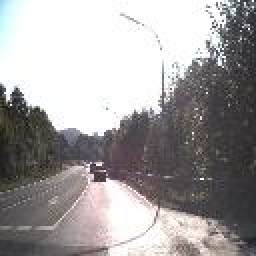
#> input picture ImageManipulation/PASCAL_VOC/images/00019.jpg, 128 x 128 px (shown 2 times larger); its folder holds only this picture in this run
$ python createKannFiles_grey.py
#> lines starting #> are read from the running program, lines starting #| are printed output that depends on the picture
import os
import cv2
import numpy as np

HEADLINE = "#no:truth\t"
HEIGHT = 28
WIDTH = 28
X_TRAIN_FILE = "./gtsrb-train-grey-x.kan"
Y_TRAIN_FILE = "./gtsrb-train-grey-y.kan"
MAX_CLASSES = 3  # Max classes to read from files
MAX_IMAGES = 300

classes = ["40", "21", "04"]

folderName = "/home/awfulwaffle/Downloads/GTSRB/Final_Training/Images/"
f_train_x = open(X_TRAIN_FILE, "w")
f_train_y = open(Y_TRAIN_FILE, "w")

# WRITING THE FIRST LINE WITH THE HEADLINE

f_train_x.write(HEADLINE)
# print(HEADLINE)
for i in range(HEIGHT):
    for j in range(WIDTH):
        f_train_x.write(str(i) + ":" + str(j) + "\t")
f_train_x.write("\n")

f_train_y.write(HEADLINE)
for c in classes:
    f_train_y.write(c + "\t")
f_train_y.write("\n")

# GOING THROUGH ALL FILES IN THE DIRECTORY AND WRITING THEM TO FILE

class_index = -1  # First file is null for some reason, so we ignore it starting from a lower index
index = 1
files_index = 0
for subdir, dirs, files in os.walk(folderName):
    if class_index >= MAX_CLASSES:
        break
    for file in files:
        if files_index == MAX_IMAGES:
            break
        filename = os.path.join(subdir, file)
        im = cv2.imread(filename, cv2.IMREAD_GRAYSCALE)
#> im: shape (128, 128); min 12, max 255, mean 159.2
        im = cv2.resize(im, (WIDTH, HEIGHT))
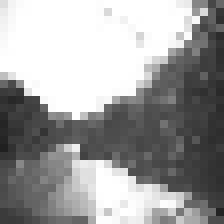
#> im: shape (28, 28) (shown 8 times larger); min 32, max 255, mean 158.3
        im = np.reshape(im, WIDTH * HEIGHT)
#> im = 784 values, max 255 at index 4, min 32 at index 504, mean 158.3
        indexClass = str(index) + ":" + str.split(subdir,"\/")[-1][-2:] + "\t"  # "index:className\t"
        index += 1
        f_train_x.write(indexClass)
        f_train_y.write(indexClass)
        for pixel in im:
            f_train_x.write(str(f'{pixel/255:.2f}') + "\t")
#> this loop made 784 passes
#> pixel on passes 1 to 3: 222, 244, 251
        for c in classes:
            lastClass = str.split(subdir,"\/")[-1][-2:]  # last 2 digits from subdir, which represents the class. Ex: "04"
            if lastClass == c:
                f_train_y.write("1\t")
            else:
                f_train_y.write("0\t")
        files_index += 1
        f_train_x.write("\n")
        f_train_y.write("\n")
    class_index += 1
    files_index = 0
f_train_x.close()

$ run again, on ImageManipulation/PASCAL_VOC/images/00039.jpg
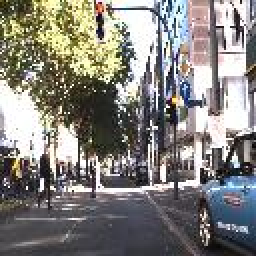
#> input picture ImageManipulation/PASCAL_VOC/images/00039.jpg, 128 x 128 px (shown 2 times larger)
#> `im = cv2.imread(filename, cv2.IMREAD_GRAYSCALE)`:
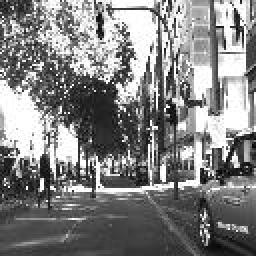
#> im: shape (128, 128) (shown 2 times larger); min 0, max 255, mean 129.8
#> `im = cv2.resize(im, (WIDTH, HEIGHT))`:
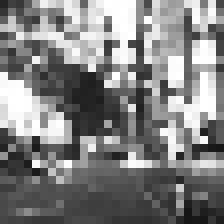
#> im: shape (28, 28) (shown 8 times larger); min 21, max 255, mean 129.7
#> `im = np.reshape(im, WIDTH * HEIGHT)`: im = 784 values, max 255 at index 13, min 21 at index 751, mean 129.7
#> the loop `for pixel in im:` made 784 passes
#> pixel on passes 1 to 3: 36, 64, 56

$ run again, on ImageManipulation/PASCAL_VOC/images/00064.jpg
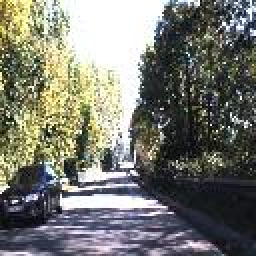
#> input picture ImageManipulation/PASCAL_VOC/images/00064.jpg, 128 x 128 px (shown 2 times larger)
#> `im = cv2.imread(filename, cv2.IMREAD_GRAYSCALE)`:
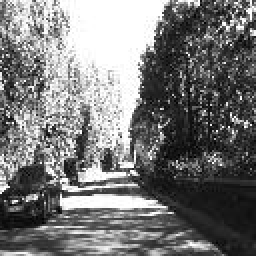
#> im: shape (128, 128) (shown 2 times larger); min 0, max 255, mean 119
#> `im = cv2.resize(im, (WIDTH, HEIGHT))`:
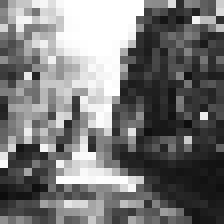
#> im: shape (28, 28) (shown 8 times larger); min 12, max 255, mean 119.2
#> `im = np.reshape(im, WIDTH * HEIGHT)`: im = 784 values, max 255 at index 8, min 12 at index 672, mean 119.2
#> the loop `for pixel in im:` made 784 passes
#> pixel on passes 1 to 3: 103, 171, 197

$ run again, on ImageManipulation/PASCAL_VOC/images/00073.jpg
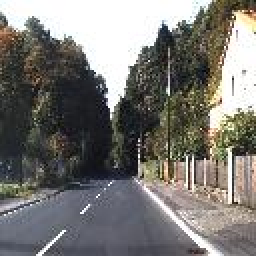
#> input picture ImageManipulation/PASCAL_VOC/images/00073.jpg, 128 x 128 px (shown 2 times larger)
#> `im = cv2.imread(filename, cv2.IMREAD_GRAYSCALE)`:
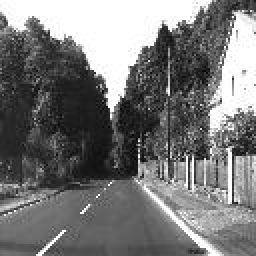
#> im: shape (128, 128) (shown 2 times larger); min 0, max 255, mean 120.2
#> `im = cv2.resize(im, (WIDTH, HEIGHT))`:
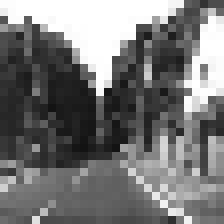
#> im: shape (28, 28) (shown 8 times larger); min 19, max 255, mean 118.4
#> `im = np.reshape(im, WIDTH * HEIGHT)`: im = 784 values, max 255 at index 2, min 19 at index 370, mean 118.4
#> the loop `for pixel in im:` made 784 passes
#> pixel on passes 1 to 3: 253, 253, 255

$ run again, on ImageManipulation/PASCAL_VOC/images/00024.jpg
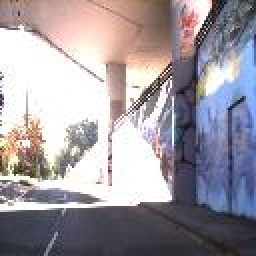
#> input picture ImageManipulation/PASCAL_VOC/images/00024.jpg, 128 x 128 px (shown 2 times larger)
#> `im = cv2.imread(filename, cv2.IMREAD_GRAYSCALE)`:
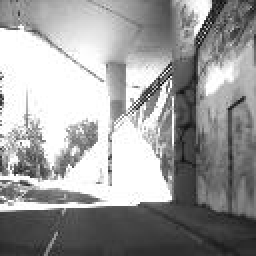
#> im: shape (128, 128) (shown 2 times larger); min 6, max 255, mean 155.7
#> `im = cv2.resize(im, (WIDTH, HEIGHT))`:
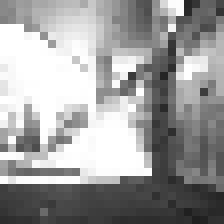
#> im: shape (28, 28) (shown 8 times larger); min 31, max 255, mean 157.2
#> `im = np.reshape(im, WIDTH * HEIGHT)`: im = 784 values, max 255 at index 84, min 31 at index 780, mean 157.2
#> the loop `for pixel in im:` made 784 passes
#> pixel on passes 1 to 3: 136, 144, 157
